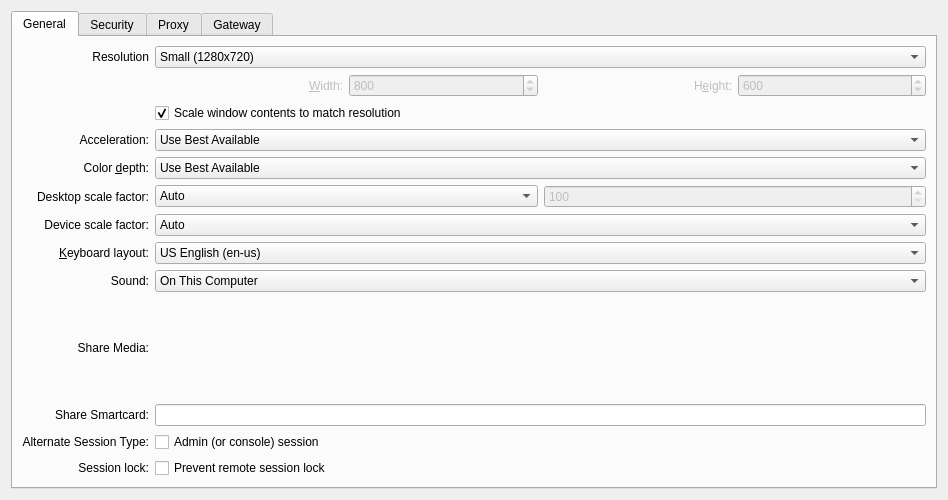
<?xml version="1.0" encoding="UTF-8"?>
<ui version="4.0">
 <class>RdpPreferences</class>
 <widget class="QWidget" name="RdpPreferences">
  <property name="geometry">
   <rect>
    <x>0</x>
    <y>0</y>
    <width>948</width>
    <height>500</height>
   </rect>
  </property>
  <layout class="QGridLayout" name="gridLayout">
   <item row="0" column="0">
    <widget class="QTabWidget" name="settingsTabs">
     <property name="currentIndex">
      <number>0</number>
     </property>
     <widget class="QWidget" name="mainSettingsTab">
      <attribute name="title">
       <string>General</string>
      </attribute>
      <layout class="QGridLayout" name="gridLayoutMain">
       <item row="0" column="0">
        <widget class="QLabel" name="resolutionLabel">
         <property name="text">
          <string>Resolution</string>
         </property>
         <property name="alignment">
          <set>Qt::AlignmentFlag::AlignRight|Qt::AlignmentFlag::AlignTrailing|Qt::AlignmentFlag::AlignVCenter</set>
         </property>
        </widget>
       </item>
       <item row="0" column="1">
        <widget class="KComboBox" name="kcfg_Resolution">
         <property name="sizePolicy">
          <sizepolicy hsizetype="MinimumExpanding" vsizetype="Fixed">
           <horstretch>0</horstretch>
           <verstretch>0</verstretch>
          </sizepolicy>
         </property>
         <property name="minimumSize">
          <size>
           <width>280</width>
           <height>0</height>
          </size>
         </property>
         <property name="whatsThis">
          <string>Here you can specify the resolution of the remote desktop. This resolution determines the size of the desktop that will be presented to you.</string>
         </property>
         <property name="currentIndex">
          <number>0</number>
         </property>
         <item>
          <property name="text">
           <string>Small (1280x720)</string>
          </property>
         </item>
         <item>
          <property name="text">
           <string>Medium (1600x900)</string>
          </property>
         </item>
         <item>
          <property name="text">
           <string>Large (1920x1080)</string>
          </property>
         </item>
         <item>
          <property name="text">
           <string>Current Window Size</string>
          </property>
         </item>
         <item>
          <property name="text">
           <string>Current Screen Resolution</string>
          </property>
         </item>
         <item>
          <property name="text">
           <string>Custom Resolution (…)</string>
          </property>
         </item>
        </widget>
       </item>
       <item row="1" column="1">
        <layout class="QHBoxLayout">
         <item>
          <widget class="QLabel" name="widthLabel">
           <property name="enabled">
            <bool>false</bool>
           </property>
           <property name="text">
            <string>&amp;Width:</string>
           </property>
           <property name="alignment">
            <set>Qt::AlignmentFlag::AlignRight|Qt::AlignmentFlag::AlignTrailing|Qt::AlignmentFlag::AlignVCenter</set>
           </property>
           <property name="buddy">
            <cstring>kcfg_Width</cstring>
           </property>
          </widget>
         </item>
         <item>
          <widget class="QSpinBox" name="kcfg_Width">
           <property name="enabled">
            <bool>false</bool>
           </property>
           <property name="whatsThis">
            <string>This is the width of the remote desktop. You can only change this value manually if you select Custom as desktop resolution above.</string>
           </property>
           <property name="maximum">
            <number>9999</number>
           </property>
           <property name="value">
            <number>800</number>
           </property>
          </widget>
         </item>
         <item>
          <widget class="QLabel" name="heightLabel">
           <property name="enabled">
            <bool>false</bool>
           </property>
           <property name="text">
            <string>H&amp;eight:</string>
           </property>
           <property name="alignment">
            <set>Qt::AlignmentFlag::AlignRight|Qt::AlignmentFlag::AlignTrailing|Qt::AlignmentFlag::AlignVCenter</set>
           </property>
           <property name="buddy">
            <cstring>kcfg_Height</cstring>
           </property>
          </widget>
         </item>
         <item>
          <widget class="QSpinBox" name="kcfg_Height">
           <property name="enabled">
            <bool>false</bool>
           </property>
           <property name="whatsThis">
            <string>This is the height of the remote desktop. You can only change this value manually if you select Custom as desktop resolution above.</string>
           </property>
           <property name="maximum">
            <number>9999</number>
           </property>
           <property name="value">
            <number>600</number>
           </property>
          </widget>
         </item>
        </layout>
       </item>
       <item row="2" column="1">
        <widget class="QCheckBox" name="kcfg_ScaleToSize">
         <property name="minimumSize">
          <size>
           <width>0</width>
           <height>0</height>
          </size>
         </property>
         <property name="text">
          <string>Scale window contents to match resolution</string>
         </property>
         <property name="checked">
          <bool>true</bool>
         </property>
        </widget>
       </item>
       <item row="3" column="0">
        <widget class="QLabel" name="accelerationLabel">
         <property name="text">
          <string>Acceleration:</string>
         </property>
         <property name="alignment">
          <set>Qt::AlignmentFlag::AlignRight|Qt::AlignmentFlag::AlignTrailing|Qt::AlignmentFlag::AlignVCenter</set>
         </property>
        </widget>
       </item>
       <item row="3" column="1">
        <widget class="KComboBox" name="kcfg_Acceleration">
         <property name="whatsThis">
          <string>With Use Best Available the remote desktop is shown with AV1 when the server supports it (KRdp-M and other servers using FreeRDP-M), decoded by the GPU when it can. Other servers use H.264 or RemoteFX. Force H.264 never uses AV1.</string>
         </property>
         <property name="sizePolicy">
          <sizepolicy hsizetype="MinimumExpanding" vsizetype="Fixed">
           <horstretch>0</horstretch>
           <verstretch>0</verstretch>
          </sizepolicy>
         </property>
         <property name="minimumSize">
          <size>
           <width>280</width>
           <height>0</height>
          </size>
         </property>
         <item>
          <property name="text">
           <string comment="Use best acceleration supported by both the server and krdc">Use Best Available</string>
          </property>
         </item>
         <item>
          <property name="text">
           <string>Force H.264</string>
          </property>
         </item>
         <item>
          <property name="text">
           <string>Force RemoteFX</string>
          </property>
         </item>
         <item>
          <property name="text">
           <string>Disable All Acceleration</string>
          </property>
         </item>
        </widget>
       </item>
       <item row="4" column="0">
        <widget class="QLabel" name="colorDepthLabel">
         <property name="text">
          <string>Color &amp;depth:</string>
         </property>
         <property name="alignment">
          <set>Qt::AlignmentFlag::AlignRight|Qt::AlignmentFlag::AlignTrailing|Qt::AlignmentFlag::AlignVCenter</set>
         </property>
         <property name="buddy">
          <cstring>kcfg_ColorDepth</cstring>
         </property>
        </widget>
       </item>
       <item row="4" column="1">
        <widget class="KComboBox" name="kcfg_ColorDepth">
         <property name="sizePolicy">
          <sizepolicy hsizetype="MinimumExpanding" vsizetype="Fixed">
           <horstretch>0</horstretch>
           <verstretch>0</verstretch>
          </sizepolicy>
         </property>
         <property name="minimumSize">
          <size>
           <width>280</width>
           <height>0</height>
          </size>
         </property>
         <item>
          <property name="text">
           <string comment="Use best color depth supported by both the server and krdc">Use Best Available</string>
          </property>
         </item>
         <item>
          <property name="text">
           <string>True Color with Alpha (32 Bit)</string>
          </property>
         </item>
         <item>
          <property name="text">
           <string>True Color (24 Bit)</string>
          </property>
         </item>
         <item>
          <property name="text">
           <string>High Color (16 Bit)</string>
          </property>
         </item>
         <item>
          <property name="text">
           <string>Low Color (8 Bit)</string>
          </property>
         </item>
        </widget>
       </item>
       <item row="5" column="0">
        <widget class="QLabel" name="desktopScaleFactorLabel">
         <property name="text">
          <string>Desktop scale factor:</string>
         </property>
         <property name="alignment">
          <set>Qt::AlignmentFlag::AlignRight|Qt::AlignmentFlag::AlignTrailing|Qt::AlignmentFlag::AlignVCenter</set>
         </property>
         <property name="buddy">
          <cstring>kcfg_DesktopScaleFactorCustom</cstring>
         </property>
        </widget>
       </item>
       <item row="5" column="1">
        <layout class="QHBoxLayout">
         <item>
          <widget class="KComboBox" name="kcfg_DesktopScaleFactor">
           <property name="sizePolicy">
            <sizepolicy hsizetype="MinimumExpanding" vsizetype="Fixed">
             <horstretch>0</horstretch>
             <verstretch>0</verstretch>
            </sizepolicy>
           </property>
           <item>
            <property name="text">
             <string>Auto</string>
            </property>
           </item>
           <item>
            <property name="text">
             <string>Do not scale</string>
            </property>
           </item>
           <item>
            <property name="text">
             <string>Custom</string>
            </property>
           </item>
          </widget>
         </item>
         <item>
          <widget class="QSpinBox" name="kcfg_DesktopScaleFactorCustom">
           <property name="enabled">
            <bool>false</bool>
           </property>
           <property name="sizePolicy">
            <sizepolicy hsizetype="MinimumExpanding" vsizetype="Fixed">
             <horstretch>0</horstretch>
             <verstretch>0</verstretch>
            </sizepolicy>
           </property>
           <property name="minimum">
            <number>100</number>
           </property>
           <property name="maximum">
            <number>500</number>
           </property>
           <property name="value">
            <number>100</number>
           </property>
          </widget>
         </item>
        </layout>
       </item>
       <item row="6" column="0">
        <widget class="QLabel" name="deviceScaleFactorLabel">
         <property name="text">
          <string>Device scale factor:</string>
         </property>
         <property name="alignment">
          <set>Qt::AlignmentFlag::AlignRight|Qt::AlignmentFlag::AlignTrailing|Qt::AlignmentFlag::AlignVCenter</set>
         </property>
         <property name="buddy">
          <cstring>kcfg_DeviceScaleFactor</cstring>
         </property>
        </widget>
       </item>
       <item row="6" column="1">
        <widget class="KComboBox" name="kcfg_DeviceScaleFactor">
         <property name="sizePolicy">
          <sizepolicy hsizetype="MinimumExpanding" vsizetype="Fixed">
           <horstretch>0</horstretch>
           <verstretch>0</verstretch>
          </sizepolicy>
         </property>
         <property name="minimumSize">
          <size>
           <width>280</width>
           <height>0</height>
          </size>
         </property>
         <item>
          <property name="text">
           <string>Auto</string>
          </property>
         </item>
         <item>
          <property name="text">
           <string>100</string>
          </property>
         </item>
         <item>
          <property name="text">
           <string>140</string>
          </property>
         </item>
         <item>
          <property name="text">
           <string>180</string>
          </property>
         </item>
        </widget>
       </item>
       <item row="7" column="0">
        <widget class="QLabel" name="layoutLabel">
         <property name="text">
          <string>&amp;Keyboard layout:</string>
         </property>
         <property name="alignment">
          <set>Qt::AlignmentFlag::AlignRight|Qt::AlignmentFlag::AlignTrailing|Qt::AlignmentFlag::AlignVCenter</set>
         </property>
         <property name="buddy">
          <cstring>kcfg_KeyboardLayout</cstring>
         </property>
        </widget>
       </item>
       <item row="7" column="1">
        <widget class="KComboBox" name="kcfg_KeyboardLayout">
         <property name="sizePolicy">
          <sizepolicy hsizetype="MinimumExpanding" vsizetype="Fixed">
           <horstretch>0</horstretch>
           <verstretch>0</verstretch>
          </sizepolicy>
         </property>
         <property name="minimumSize">
          <size>
           <width>280</width>
           <height>0</height>
          </size>
         </property>
         <property name="whatsThis">
          <string>Use this to specify your keyboard layout. This layout setting is used to send the correct keyboard codes to the server.</string>
         </property>
         <property name="currentIndex">
          <number>7</number>
         </property>
         <item>
          <property name="text">
           <string>Arabic (ar)</string>
          </property>
         </item>
         <item>
          <property name="text">
           <string>Czech (cs)</string>
          </property>
         </item>
         <item>
          <property name="text">
           <string>Danish (da)</string>
          </property>
         </item>
         <item>
          <property name="text">
           <string>German (de)</string>
          </property>
         </item>
         <item>
          <property name="text">
           <string>Swiss German (de-ch)</string>
          </property>
         </item>
         <item>
          <property name="text">
           <string>American Dvorak (en-dv)</string>
          </property>
         </item>
         <item>
          <property name="text">
           <string>British English (en-gb)</string>
          </property>
         </item>
         <item>
          <property name="text">
           <string>US English (en-us)</string>
          </property>
         </item>
         <item>
          <property name="text">
           <string>Spanish (es)</string>
          </property>
         </item>
         <item>
          <property name="text">
           <string>Estonian (et)</string>
          </property>
         </item>
         <item>
          <property name="text">
           <string>Finnish (fi)</string>
          </property>
         </item>
         <item>
          <property name="text">
           <string>Faroese (fo)</string>
          </property>
         </item>
         <item>
          <property name="text">
           <string>French (fr)</string>
          </property>
         </item>
         <item>
          <property name="text">
           <string>Belgian (fr-be)</string>
          </property>
         </item>
         <item>
          <property name="text">
           <string>French Canadian (fr-ca)</string>
          </property>
         </item>
         <item>
          <property name="text">
           <string>Swiss French (fr-ch)</string>
          </property>
         </item>
         <item>
          <property name="text">
           <string>Hebrew (he)</string>
          </property>
         </item>
         <item>
          <property name="text">
           <string>Croatian (hr)</string>
          </property>
         </item>
         <item>
          <property name="text">
           <string>Hungarian (hu)</string>
          </property>
         </item>
         <item>
          <property name="text">
           <string>Icelandic (is)</string>
          </property>
         </item>
         <item>
          <property name="text">
           <string>Italian (it)</string>
          </property>
         </item>
         <item>
          <property name="text">
           <string>Japanese (ja)</string>
          </property>
         </item>
         <item>
          <property name="text">
           <string>Korean (ko)</string>
          </property>
         </item>
         <item>
          <property name="text">
           <string>Lithuanian (lt)</string>
          </property>
         </item>
         <item>
          <property name="text">
           <string>Latvian (lv)</string>
          </property>
         </item>
         <item>
          <property name="text">
           <string>Macedonian (mk)</string>
          </property>
         </item>
         <item>
          <property name="text">
           <string>Dutch (nl)</string>
          </property>
         </item>
         <item>
          <property name="text">
           <string>Belgian Dutch (nl-be)</string>
          </property>
         </item>
         <item>
          <property name="text">
           <string>Norwegian (no)</string>
          </property>
         </item>
         <item>
          <property name="text">
           <string>Polish (pl)</string>
          </property>
         </item>
         <item>
          <property name="text">
           <string>Portuguese (pt)</string>
          </property>
         </item>
         <item>
          <property name="text">
           <string>Brazilian (pt-br)</string>
          </property>
         </item>
         <item>
          <property name="text">
           <string>Russian (ru)</string>
          </property>
         </item>
         <item>
          <property name="text">
           <string>Slovenian (sl)</string>
          </property>
         </item>
         <item>
          <property name="text">
           <string>Swedish (sv)</string>
          </property>
         </item>
         <item>
          <property name="text">
           <string>Thai (th)</string>
          </property>
         </item>
         <item>
          <property name="text">
           <string>Turkish (tr)</string>
          </property>
         </item>
        </widget>
       </item>
       <item row="8" column="0">
        <widget class="QLabel" name="soundLabel">
         <property name="text">
          <string comment="label for soundsettings in preferences dialog">Sound:</string>
         </property>
         <property name="alignment">
          <set>Qt::AlignmentFlag::AlignRight|Qt::AlignmentFlag::AlignTrailing|Qt::AlignmentFlag::AlignVCenter</set>
         </property>
         <property name="buddy">
          <cstring>kcfg_Sound</cstring>
         </property>
        </widget>
       </item>
       <item row="8" column="1">
        <widget class="KComboBox" name="kcfg_Sound">
         <property name="sizePolicy">
          <sizepolicy hsizetype="MinimumExpanding" vsizetype="Fixed">
           <horstretch>0</horstretch>
           <verstretch>0</verstretch>
          </sizepolicy>
         </property>
         <property name="minimumSize">
          <size>
           <width>280</width>
           <height>0</height>
          </size>
         </property>
         <item>
          <property name="text">
           <string>On This Computer</string>
          </property>
         </item>
         <item>
          <property name="text">
           <string>On Remote Computer</string>
          </property>
         </item>
         <item>
          <property name="text">
           <string>Disable Sound</string>
          </property>
         </item>
        </widget>
       </item>
       <item row="9" column="0">
        <widget class="QLabel" name="shareMediaLabel">
         <property name="text">
          <string>Share Media:</string>
         </property>
         <property name="alignment">
          <set>Qt::AlignmentFlag::AlignRight|Qt::AlignmentFlag::AlignTrailing|Qt::AlignmentFlag::AlignVCenter</set>
         </property>
        </widget>
       </item>
       <item row="9" column="1">
        <widget class="KUrlRequester" name="kcfg_ShareMedia">
         <property name="sizePolicy">
          <sizepolicy hsizetype="MinimumExpanding" vsizetype="Preferred">
           <horstretch>0</horstretch>
           <verstretch>0</verstretch>
          </sizepolicy>
         </property>
         <property name="mode">
          <set>KFile::Mode::Directory|KFile::Mode::ExistingOnly|KFile::Mode::LocalOnly</set>
         </property>
         <property name="acceptMode">
          <enum>QFileDialog::AcceptMode::AcceptOpen</enum>
         </property>
        </widget>
       </item>
       <item row="10" column="0">
        <widget class="QLabel" name="shareSmartcardLabel">
         <property name="text">
          <string>Share Smartcard:</string>
         </property>
         <property name="alignment">
          <set>Qt::AlignmentFlag::AlignRight|Qt::AlignmentFlag::AlignTrailing|Qt::AlignmentFlag::AlignVCenter</set>
         </property>
        </widget>
       </item>
       <item row="10" column="1">
        <widget class="KLineEdit" name="kcfg_SmartcardName"/>
       </item>
       <item row="11" column="0">
        <widget class="QLabel" name="consoleModeLabel">
         <property name="text">
          <string>Alternate Session Type:</string>
         </property>
         <property name="alignment">
          <set>Qt::AlignmentFlag::AlignRight|Qt::AlignmentFlag::AlignTrailing|Qt::AlignmentFlag::AlignVCenter</set>
         </property>
        </widget>
       </item>
       <item row="11" column="1">
        <widget class="QCheckBox" name="kcfg_ConsoleMode">
         <property name="text">
          <string>Admin (or console) session</string>
         </property>
        </widget>
       </item>
       <item row="12" column="0">
        <widget class="QLabel" name="preventSessionLockLabel">
         <property name="text">
          <string>Session lock:</string>
         </property>
         <property name="alignment">
          <set>Qt::AlignmentFlag::AlignRight|Qt::AlignmentFlag::AlignTrailing|Qt::AlignmentFlag::AlignVCenter</set>
         </property>
        </widget>
       </item>
       <item row="12" column="1">
        <widget class="QCheckBox" name="kcfg_PreventSessionLock">
         <property name="text">
          <string>Prevent remote session lock</string>
         </property>
        </widget>
       </item>
      </layout>
     </widget>
     <widget class="QWidget" name="securitySettingsTab">
      <attribute name="title">
       <string>Security</string>
      </attribute>
      <layout class="QVBoxLayout">
       <item>
        <layout class="QFormLayout" name="securityFormLayout">
         <item row="0" column="0">
          <widget class="QLabel" name="gSecurityLabel">
           <property name="text">
            <string>Security:</string>
           </property>
           <property name="alignment">
            <set>Qt::AlignmentFlag::AlignRight|Qt::AlignmentFlag::AlignTrailing|Qt::AlignmentFlag::AlignVCenter</set>
           </property>
          </widget>
         </item>
         <item row="0" column="1">
          <layout class="QHBoxLayout" name="securityLayout">
           <item>
            <widget class="QCheckBox" name="kcfg_SecurityNLA">
             <property name="text">
              <string>NLA</string>
             </property>
            </widget>
           </item>
           <item>
            <widget class="QCheckBox" name="kcfg_SecurityTLS">
             <property name="text">
              <string>TLS</string>
             </property>
            </widget>
           </item>
           <item>
            <widget class="QCheckBox" name="kcfg_SecurityRDP">
             <property name="text">
              <string>RDP</string>
             </property>
            </widget>
           </item>
           <item>
            <widget class="QCheckBox" name="kcfg_SecurityEXT">
             <property name="text">
              <string>Ext</string>
             </property>
            </widget>
           </item>
          </layout>
         </item>
         <item row="1" column="0">
          <widget class="QLabel" name="TlsSecLevelLabel">
           <property name="text">
            <string>TLS security level:</string>
           </property>
           <property name="alignment">
            <set>Qt::AlignmentFlag::AlignRight|Qt::AlignmentFlag::AlignTrailing|Qt::AlignmentFlag::AlignVCenter</set>
           </property>
           <property name="buddy">
            <cstring>kcfg_TlsSecLevel</cstring>
           </property>
          </widget>
         </item>
         <item row="1" column="1">
          <widget class="KComboBox" name="kcfg_TlsSecLevel">
           <property name="sizePolicy">
            <sizepolicy hsizetype="MinimumExpanding" vsizetype="Fixed">
             <horstretch>0</horstretch>
             <verstretch>0</verstretch>
            </sizepolicy>
           </property>
           <property name="minimumSize">
            <size>
             <width>280</width>
             <height>0</height>
            </size>
           </property>
           <item>
            <property name="text">
             <string>any</string>
            </property>
           </item>
           <item>
            <property name="text">
             <string>80 bit</string>
            </property>
           </item>
           <item>
            <property name="text">
             <string>112 bit</string>
            </property>
           </item>
           <item>
            <property name="text">
             <string>128 bit</string>
            </property>
           </item>
           <item>
            <property name="text">
             <string>192 bit</string>
            </property>
           </item>
           <item>
            <property name="text">
             <string>256 bit</string>
            </property>
           </item>
          </widget>
         </item>
         <item row="2" column="0">
          <widget class="QLabel" name="authPkgListLabel">
           <property name="text">
            <string>Authentication Package List:</string>
           </property>
           <property name="alignment">
            <set>Qt::AlignmentFlag::AlignRight|Qt::AlignmentFlag::AlignTrailing|Qt::AlignmentFlag::AlignVCenter</set>
           </property>
          </widget>
         </item>
         <item row="2" column="1">
          <widget class="KLineEdit" name="kcfg_AuthPkgList"/>
         </item>
        </layout>
       </item>
      </layout>
     </widget>
     <widget class="QWidget" name="proxySettingsTab">
      <attribute name="title">
       <string>Proxy</string>
      </attribute>
      <layout class="QVBoxLayout" name="verticalLayout_4">
       <item>
        <layout class="QFormLayout" name="proxyFormLayout">
         <item row="0" column="0">
          <widget class="QLabel" name="protocolLabel">
           <property name="text">
            <string>Protocol:</string>
           </property>
          </widget>
         </item>
         <item row="0" column="1">
          <widget class="QComboBox" name="kcfg_ProxyProtocol">
           <property name="sizePolicy">
            <sizepolicy hsizetype="Expanding" vsizetype="Fixed">
             <horstretch>0</horstretch>
             <verstretch>0</verstretch>
            </sizepolicy>
           </property>
           <item>
            <property name="text">
             <string>HTTP</string>
            </property>
           </item>
           <item>
            <property name="text">
             <string>SOCKS</string>
            </property>
           </item>
          </widget>
         </item>
         <item row="2" column="1">
          <widget class="KLineEdit" name="kcfg_ProxyUsername"/>
         </item>
         <item row="3" column="0">
          <widget class="QLabel" name="pPasswordLabel">
           <property name="text">
            <string>Password:</string>
           </property>
          </widget>
         </item>
         <item row="3" column="1">
          <widget class="KPasswordLineEdit" name="kcfg_ProxyPassword"/>
         </item>
         <item row="2" column="0">
          <widget class="QLabel" name="pUsernameLabel">
           <property name="text">
            <string>Username:</string>
           </property>
          </widget>
         </item>
         <item row="1" column="0">
          <widget class="QLabel" name="pHostLabel">
           <property name="text">
            <string>Server:</string>
           </property>
          </widget>
         </item>
         <item row="1" column="1">
          <widget class="KLineEdit" name="kcfg_ProxyHost">
           <property name="placeholderText">
            <string>host:port</string>
           </property>
          </widget>
         </item>
        </layout>
       </item>
      </layout>
     </widget>
     <widget class="QWidget" name="gatewaySettingsTab">
      <attribute name="title">
       <string>Gateway</string>
      </attribute>
      <layout class="QVBoxLayout" name="verticalLayout_9">
       <item>
        <layout class="QFormLayout" name="gatewayFormLayout">
         <item row="1" column="0">
          <widget class="QLabel" name="gServerLabel">
           <property name="text">
            <string>Server:</string>
           </property>
          </widget>
         </item>
         <item row="3" column="0">
          <widget class="QLabel" name="gUsernameLabel">
           <property name="text">
            <string>Username:</string>
           </property>
          </widget>
         </item>
         <item row="4" column="0">
          <widget class="QLabel" name="gPasswordLabel">
           <property name="text">
            <string>Password:</string>
           </property>
          </widget>
         </item>
         <item row="1" column="1">
          <widget class="KLineEdit" name="kcfg_GatewayServer">
           <property name="placeholderText">
            <string>host:port</string>
           </property>
          </widget>
         </item>
         <item row="3" column="1">
          <widget class="KLineEdit" name="kcfg_GatewayUsername"/>
         </item>
         <item row="4" column="1">
          <widget class="KPasswordLineEdit" name="kcfg_GatewayPassword"/>
         </item>
         <item row="0" column="0">
          <widget class="QLabel" name="gTransportTypeLabel">
           <property name="text">
            <string>Transport type:</string>
           </property>
          </widget>
         </item>
         <item row="0" column="1">
          <widget class="QComboBox" name="kcfg_GatewayTransportType">
           <property name="sizePolicy">
            <sizepolicy hsizetype="Expanding" vsizetype="Fixed">
             <horstretch>0</horstretch>
             <verstretch>0</verstretch>
            </sizepolicy>
           </property>
           <item>
            <property name="text">
             <string>Auto</string>
            </property>
           </item>
           <item>
            <property name="text">
             <string>HTTP</string>
            </property>
           </item>
           <item>
            <property name="text">
             <string>RPC</string>
            </property>
           </item>
          </widget>
         </item>
         <item row="2" column="0">
          <widget class="QLabel" name="gDomainLabel">
           <property name="text">
            <string>Domain:</string>
           </property>
          </widget>
         </item>
         <item row="2" column="1">
          <widget class="KLineEdit" name="kcfg_GatewayDomain"/>
         </item>
        </layout>
       </item>
      </layout>
     </widget>
    </widget>
   </item>
  </layout>
 </widget>
 <customwidgets>
  <customwidget>
   <class>KComboBox</class>
   <extends>QComboBox</extends>
   <header>kcombobox.h</header>
  </customwidget>
  <customwidget>
   <class>KLineEdit</class>
   <extends>QLineEdit</extends>
   <header>klineedit.h</header>
  </customwidget>
  <customwidget>
   <class>KUrlRequester</class>
   <extends>QWidget</extends>
   <header>kurlrequester.h</header>
  </customwidget>
  <customwidget>
   <class>KPasswordLineEdit</class>
   <extends>QWidget</extends>
   <header>kpasswordlineedit.h</header>
  </customwidget>
 </customwidgets>
 <tabstops>
  <tabstop>kcfg_Width</tabstop>
  <tabstop>kcfg_Height</tabstop>
  <tabstop>kcfg_ColorDepth</tabstop>
  <tabstop>kcfg_KeyboardLayout</tabstop>
 </tabstops>
 <resources/>
 <connections/>
</ui>
